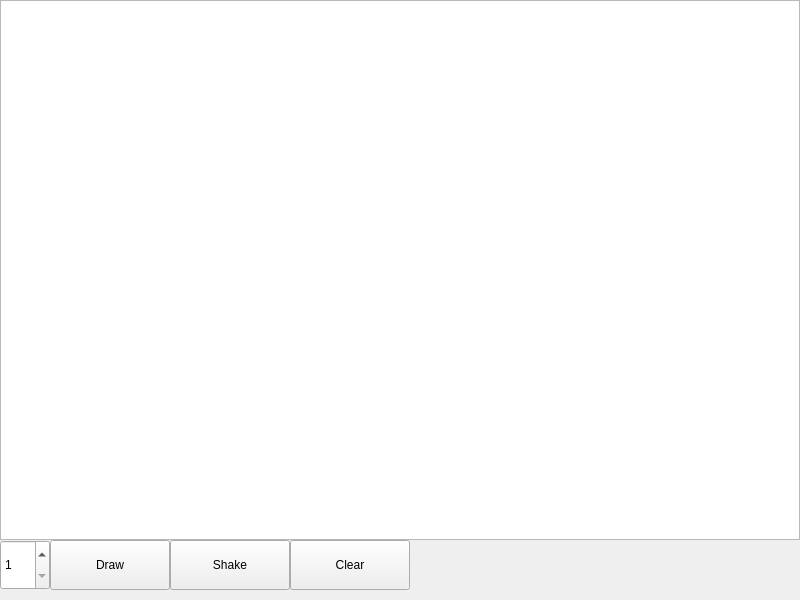
<?xml version="1.0" encoding="UTF-8"?>
<ui version="4.0">
 <class>MainWindow</class>
 <widget class="QMainWindow" name="MainWindow">
  <property name="geometry">
   <rect>
    <x>0</x>
    <y>0</y>
    <width>800</width>
    <height>600</height>
   </rect>
  </property>
  <property name="windowTitle">
   <string>MainWindow</string>
  </property>
  <widget class="QWidget" name="centralwidget">
   <widget class="QPushButton" name="Draw_btn">
    <property name="geometry">
     <rect>
      <x>50</x>
      <y>540</y>
      <width>120</width>
      <height>50</height>
     </rect>
    </property>
    <property name="text">
     <string>Draw</string>
    </property>
   </widget>
   <widget class="QGraphicsView" name="graphicsView">
    <property name="geometry">
     <rect>
      <x>0</x>
      <y>0</y>
      <width>800</width>
      <height>540</height>
     </rect>
    </property>
    <property name="sceneRect">
     <rectf>
      <x>0.000000000000000</x>
      <y>0.000000000000000</y>
      <width>798.000000000000000</width>
      <height>538.000000000000000</height>
     </rectf>
    </property>
   </widget>
   <widget class="QPushButton" name="Shake_btn">
    <property name="geometry">
     <rect>
      <x>170</x>
      <y>540</y>
      <width>120</width>
      <height>50</height>
     </rect>
    </property>
    <property name="text">
     <string>Shake</string>
    </property>
   </widget>
   <widget class="QPushButton" name="Clear_btn">
    <property name="geometry">
     <rect>
      <x>290</x>
      <y>540</y>
      <width>120</width>
      <height>50</height>
     </rect>
    </property>
    <property name="text">
     <string>Clear</string>
    </property>
   </widget>
   <widget class="QSpinBox" name="Count_spinBox">
    <property name="geometry">
     <rect>
      <x>0</x>
      <y>540</y>
      <width>50</width>
      <height>50</height>
     </rect>
    </property>
    <property name="minimum">
     <number>1</number>
    </property>
    <property name="maximum">
     <number>50</number>
    </property>
   </widget>
  </widget>
 </widget>
 <resources/>
 <connections/>
</ui>
